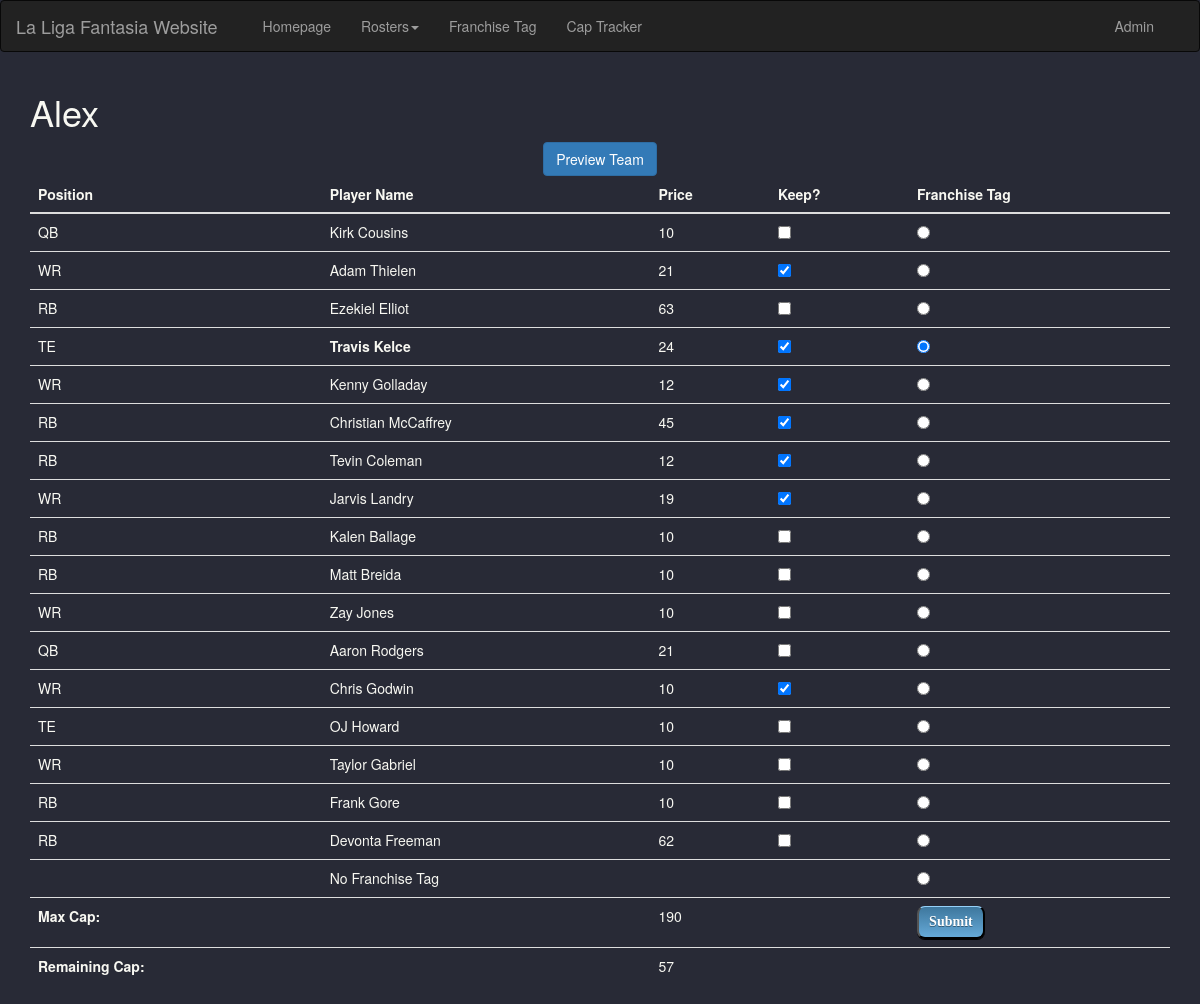
Page /rosters/3 on the earlier database version.
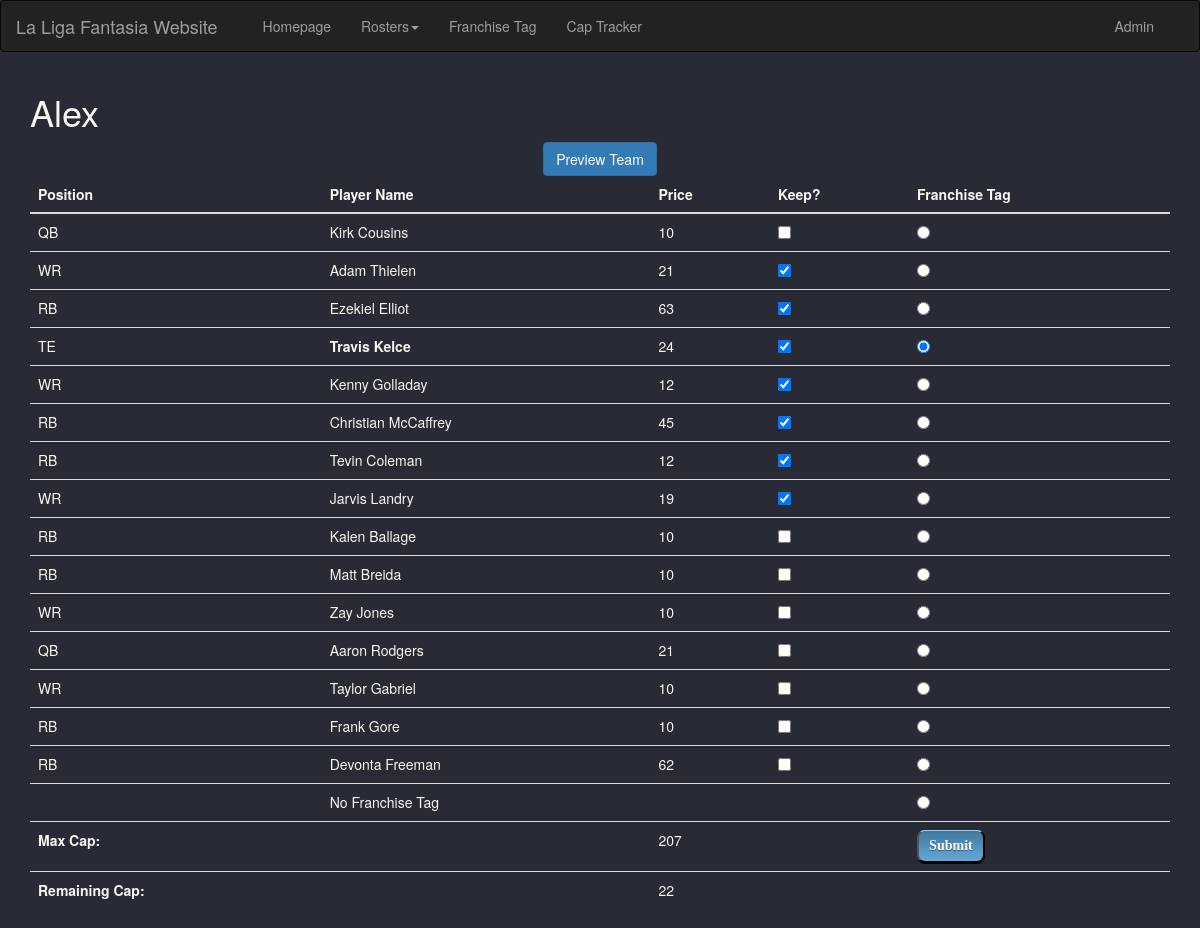
Same page on the later database version.
### liga/models.py (models this page shows, shortened)
class Roster(models.Model):
    owner = models.ForeignKey(Owner, on_delete=models.CASCADE)
    athlete = models.ForeignKey(Player, on_delete=models.CASCADE)

class Player(models.Model):
    name = models.CharField(max_length=30)
    price = models.IntegerField()
    position = models.CharField(max_length=3)
    kept = models.BooleanField()
    ftag = models.BooleanField(default=False)

### liga/views.py (the view)
# urls.py: path('rosters/<int:owner_id>', views.rosters, name='rosters'),
def rosters(request, owner_id):
    roster_items = Roster.objects.all()
    ownership = Roster.objects.filter(owner__pk=owner_id)
    owner_name = Owner.objects.filter(pk=owner_id).values('name')[0]['name']
    max_cap = Owner.objects.filter(pk=owner_id).values('cap')[0]['cap']
    rem_cap = remaining(owner_name, max_cap)
    context = {
        'roster_items': roster_items,
        'ownership': ownership,
        'max_cap': max_cap,
        'owner_name': owner_name,
        'owner_id': owner_id,
        'rem_cap': rem_cap,
    }
    return render(request, 'liga/rosters.html', context)

### liga/views.py (called while the page is built)
def remaining(name, max):
    temp = Roster.objects.filter(owner__name=name).filter(athlete__kept=True)
    sum = 0
    for item in temp:
        if item.athlete.ftag:
            pos = item.athlete.position
            tag_price_player = Player.objects.get(name__exact=pos + " Franchise")
            sum = sum + tag_price_player.price
        else:
            sum = sum + item.athlete.price
    return max - sum

### liga/templates/liga/rosters.html (shortened to what this page needs)
{% extends "./base.html" %}
{% block main_content %}
<div class="container">
    <h1> {{owner_name}} </h1>
    <center><a class="btn btn-primary" data-toggle="collapse" href="#showTeam" role="button" aria-expanded="false"
               aria-controls="showTeam">Preview Team</a></center>
    <form action="{% url 'liga:update' owner_id %}" method="post">
        <table class="table .table-sm">
            <thead>
            <tr>
                <th scope="col">Position</th>
                <th scope="col">Player Name</th>
                <th scope="col">Price</th>
                <th scope="col">Keep?</th>
                <th scope="col">Franchise Tag</th>
            </tr>
            </thead>
            <tbody>
            {% for item in ownership %}
            <tr>
                <td>{{item.athlete.position}}</td>
                <td> {% if item.athlete.ftag %} <b>{{item.athlete.name}} </b>
                    {% else %} {{item.athlete.name}} {% endif %}
                </td>
                <td>{{item.athlete.price}}</td>
                <td><input type="checkbox" name="item" id="item{{ forloop.counter }}" value="{{ item.athlete.id }}"
                           {% if item.athlete.kept %} checked {% endif %}>
                </td>
                <td><input type="radio" name="franchise" id="franchise{{ forloop.counter }}"
                           value="{{ item.athlete.id }}"
                           {% if item.athlete.ftag %} checked {% endif %}>
                </td>
            </tr>
            {% endfor %}
            <tr>
                <td></td>
                <td>No Franchise Tag</td>
                <td></td>
                <td></td>
                <td><input type="radio" name="franchise" id="franchise" value=""
                           {% if item.athlete.ftag %} checked {% endif %}></td>
            </tr>
            <tr>
                <td><b>Max Cap: </b></td>
                <td></td>
                <td>{{max_cap}}</td>
                <td></td>
                <td><input type="submit" value="Submit" class="mybtn"></td>
            </tr>
            <tr>
                <td><b>Remaining Cap: </b></td>
                <td></td>
                <td>{{rem_cap }}</td>
                <td></td>
                <td></td>
            </tr>
            </tbody>
        </table>
    </form>
</div>
{% endblock main_content %}

Differences in the rows shown:
no longer on this page (row edited): Roster: athlete.position "WR", athlete.name "Chris Godwin", athlete.price "10", athlete_id "☑"
no longer on this page (row edited): Roster: athlete.position "TE", athlete.name "OJ Howard", athlete.price "10"
changed through a linked row, Roster "Ezekiel Elliot": athlete_id "☐" → "☑"
Other differences:
{{ max_cap }}: "190" → "207"
{{ rem_cap }}: "57" → "22"
